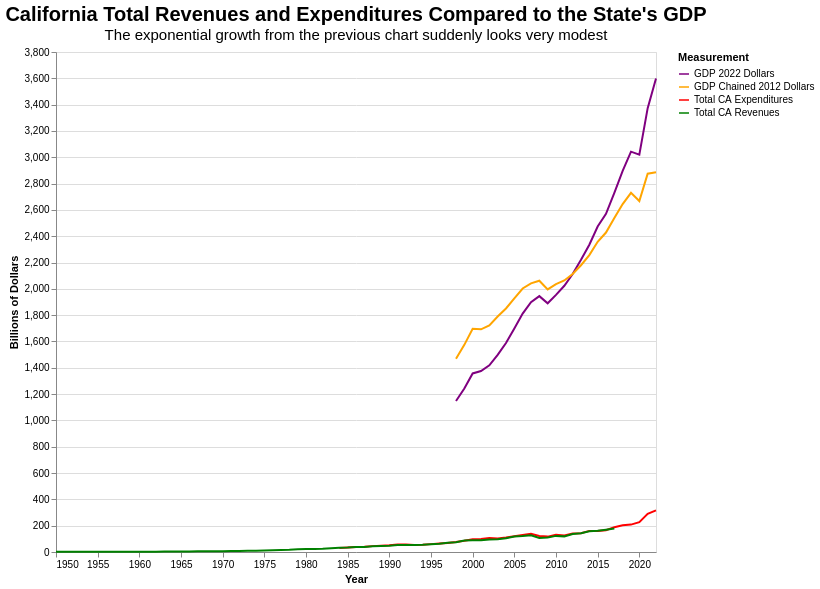

Describe this chart as a Vega-Lite specification.
### Vega-Lite specification from a JSON file in a GitHub repository (floating-point values rounded to 4 significant figures; data arrays with more than 128 entries replaced by an {"elided": "..."} marker saying what was removed)
{"usermeta": {"embedOptions": {"theme": "fivethirtyeight"}}, "config": {"view": {"continuousWidth": 400, "continuousHeight": 300}}, "data": {"name": "data-4be6bbc737f1fb6b784099174946c5ea"}, "mark": "line", "encoding": {"color": {"field": "Measurement", "scale": {"domain": ["GDP 2022 Dollars", "GDP Chained 2012 Dollars", "Total CA Expenditures", "Total CA Revenues"], "range": ["purple", "orange", "red", "green"]}, "type": "nominal"}, "tooltip": [{"field": "Measurement", "title": "Measurement", "type": "nominal"}, {"field": "Fiscal Year", "title": "Year", "type": "temporal"}, {"field": "Dollars", "format": "$,.2f", "title": "Dollars", "type": "quantitative"}], "x": {"axis": {"grid": false}, "field": "Fiscal Year", "title": "Year", "type": "temporal"}, "y": {"field": "yaxis", "scale": {"domain": [0, 3800]}, "title": "Billions of Dollars", "type": "quantitative"}}, "height": 500, "title": {"text": "California Total Revenues and Expenditures Compared to the State's GDP", "fontSize": 20, "subtitle": "The exponential growth from the previous chart suddenly looks very modest", "subtitleFontSize": 15}, "width": 600, "$schema": "https://vega.github.io/schema/vega-lite/v4.17.0.json", "datasets": {"data-4be6bbc737f1fb6b784099174946c5ea": {"elided": "292 records"}}}
